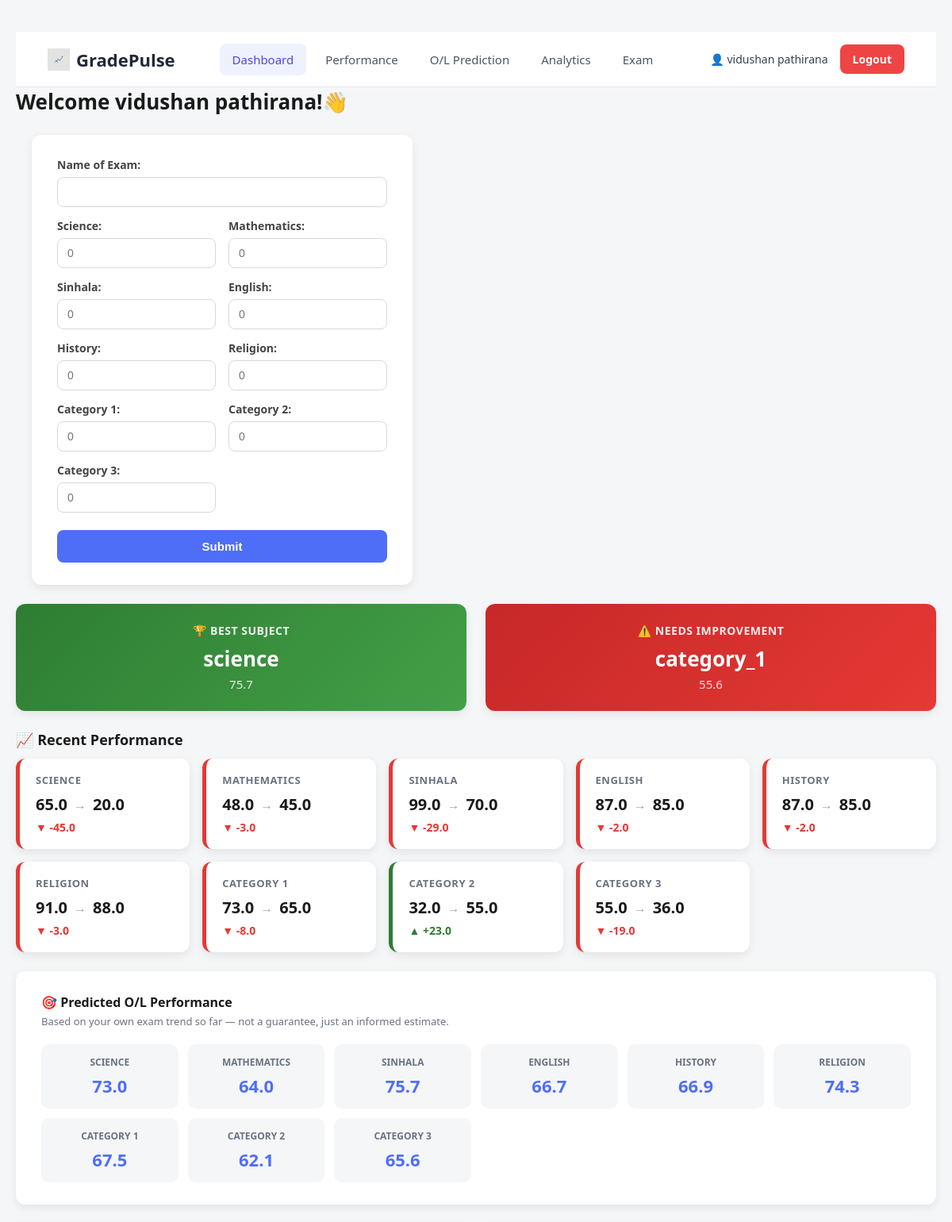
Screenshot of /home (signed in, upper part) with the database file from the repository.
### models.py (models this page shows, shortened)
class Marks(db.Model):
    __tablename__ = "marks"
    id = db.Column(db.Integer, primary_key=True)
    exam_id = db.Column(db.Integer, db.ForeignKey("exams.id"), nullable=False)
    subject = db.Column(db.String(50), nullable=False)
    score = db.Column(db.Float, nullable=False)

class Prediction(db.Model):
    __tablename__ = "predictions"
    id = db.Column(db.Integer, primary_key=True)
    student_id = db.Column(db.Integer, db.ForeignKey("students.id"), nullable=False)
    subject = db.Column(db.String(50), nullable=False)
    predicted_score = db.Column(db.Float, nullable=False)
    created_at = db.Column(db.DateTime, default=datetime.utcnow)

### app.py (the view, shortened to what this page needs)
@app.route("/home", methods=['GET', 'POST'])
def home():
    result = None
    card_data = None
    student_id = session.get("student_id")
    if student_id is None:
        return redirect(url_for("login"))
    name = session.get("name")
    subject_names = ["science",
                    "mathematics",
                    "sinhala",
                    "english",
                    "history",
                    "religion",
                    "category_1",
                    "category_2",
                    "category_3"]
    all_student_exam = (
            Exam.query
            .filter_by(student_id=student_id)
            .order_by(Exam.id.asc())
            .all()
        )
    marks_table = []
    for exam in all_student_exam:
        marks_by_subject = {m.subject: m.score for m in exam.marks}
        row = {"exam_name" : exam.exam_name,
               "exam_date" : exam.exam_date}
        for subject in subject_names:
            row[subject] = marks_by_subject.get(subject)
        marks_table.append(row)
    recent_exams = (
        Exam.query
        .filter_by(student_id=student_id)
        .order_by(Exam.id.desc())
        .limit(5)
        .all()
    )
    recent_exams.reverse()
    line_labels = [exam.exam_name for exam in recent_exams]
    line_data = {subject: [] for subject in subject_names}
    for exam in recent_exams:
        marks_by_subject = {m.subject: m.score for m in exam.marks}
        for subject in subject_names:
            line_data[subject].append(marks_by_subject.get(subject))
    radar_data = []
    for subject in subject_names:
        avg_score = (
            db.session.query(func.avg(Marks.score))
            .join(Exam)
            .filter(Exam.student_id == student_id,
                       Marks.subject == subject
                       )
            .scalar()
        )
        radar_data.append(round(avg_score, 1) if avg_score is not None else 0)
    improvement_data = {}
    if len(recent_exams) >= 2:
        previous_exam = recent_exams[-2]
        latest_exam = recent_exams[-1]
        previous_marks = {mark.subject: mark.score for mark in previous_exam.marks}
        latest_marks = {mark.subject: mark.score for mark in latest_exam.marks}
        for subject in subject_names:
            previous_score = previous_marks.get(subject)
            latest_score = latest_marks.get(subject)
            if previous_score is not None and latest_score is not None:
                improvement = latest_score - previous_score
                improvement_data[subject] = {
                    "previous" : previous_score,
                    "latest" : latest_score,
                    "improvement" : improvement
                }
    all_exams = (
        Exam.query
        .filter_by(student_id=student_id)
        .order_by(Exam.id.asc())
        .all()
    )
    prediction_data = {}
    if len(all_exams) >= 2:
        for subject in subject_names:
            scores = []
            for exam in all_exams:
                mark = next((m.score for m in exam.marks if m.subject == subject), None)
                if mark is not None:
                    scores.append(mark)
            if len(scores) >= 2:
                predicted_score = predict_subject(scores)
                prediction_data[subject] = predicted_score
                existing_prediction = Prediction.query.filter_by(
                    student_id=student_id,
                    subject=subject
                ).first()
                if existing_prediction:
                    existing_prediction.predicted_score = predicted_score
                    existing_prediction.created_at = datetime.utcnow()
                else:
                    db.session.add(Prediction(
                        student_id=student_id,
                        subject=subject,
                        predicted_score=predicted_score
                    ))
    db.session.commit()
    if any(score > 0 for score in radar_data):
        best_index = radar_data.index(max(radar_data))
        weakest_index = radar_data.index(min(radar_data))
        card_data = {
            "best_subject" : subject_names[best_index],
            "best_score" : radar_data[best_index],
            "weakest_subject" : subject_names[weakest_index],
            "weakest_score" : radar_data[weakest_index]
        }
    chart_data = {
        "line_labels" : line_labels,
        "line_data" : line_data,
        "radar_labels" : subject_names,
        "radar_data" : radar_data
    }
    return render_template("index.html",
                           result=result,
                           card_data=card_data,
                           name=name,
                           chart_data=chart_data,
                           improvement_data=improvement_data,
                           prediction_data=prediction_data,
                           marks_table=marks_table)

### predict.py (called while the page is built)
def predict_subject(scores):
    if not scores:
        return None
    if len(scores) == 1:
        return round(scores[0], 1)
    x = np.arange(len(scores))
    weights = np.linspace(1, 2, len(scores))
    weighted_avg = np.average(scores, weights=weights)
    slope, intercept = np.polyfit(x, scores, 1)
    trend_prediction = slope * len(scores) + intercept
    predicted = 0.6 * weighted_avg + 0.4 * trend_prediction
    return round(max(0, min(100, predicted)), 1)

### templates/index.html (shortened to what this page needs)
<!DOCTYPE html>
<html lang="en">
<head>
    <link rel="stylesheet" href="{{ url_for('static', filename='style.css') }}">
    <link rel="stylesheet" href="{{ url_for('static', filename='responsive.css') }}">
</head>
<body>
    <nav class="navbar">
        <a href="{{ url_for('home') }}" class="brand">
            <img src="{{ url_for('static', filename='favicon.png') }}" alt="GradePulse logo" class="brand-icon">
            <span>GradePulse</span>
        </a>
        <div class="nav-links">
            <a href="{{ url_for('home') }}" class="nav-link active">Dashboard</a>
            <a href="#insight-section" class="nav-link">Performance</a>
            <a href="#prediction-section" class="nav-link">O/L Prediction</a>
            <a href="#charts-section" class="nav-link">Analytics</a>
            <a href="#marks-table-section" class="nav-link">Exam</a>
        </div>
        <div class="nav-user">
            <span class="username"> 👤 {{ name }}</span>
            <a href="{{ url_for('logout') }}" class="logout-btn">Logout</a>
        </div>
    </nav>
    <h1>Welcome {{ name }}!👋</h1>
    <div class="dashboard-top">
        <div class="form">
            <form method="POST">
                <p>
                <label for="exam_name">Name of Exam:</label>
                <input type="text" id='exam_name' name="exam_name"><br>
                </p>
                <p>
                <label for="science">Science: </label>
                <input type="number" id="science" name="science" placeholder="0" min="0" max="100" required><br>
                </p>
                <p>
                <label for="math">Mathematics: </label>
                <input type="number" id="math" name="math" placeholder="0" min="0" max="100" required><br>
                </p>
                <p>
                <label for="sinhala">Sinhala: </label>
                <input type="number" id="sinhala" name="sinhala" placeholder="0" min="0" max="100"required><br>
                </p>
                <p>
                <label for="english">English: </label>
                <input type="number" id="english" name="english" placeholder="0" min="0" max="100" required><br>
                </p>
                <p>
                <label for="history">History: </label>
                <input type="number" id="history" name="history" placeholder="0" min="0" max="100" required><br>
                </p>
                <p>
                <label for="religion">Religion: </label>
                <input type="number" id="religion" name="religion" placeholder="0" min="0" max="100" required><br>
                </p>
                <p>
                <label for="category_1">Category 1: </label>
                <input type="number" id="category_1" name="category_1" placeholder="0" min="0" max="100" required><br>
                </p>
                <p>
                <label for="category_2">Category 2: </label>
                <input type="number" id="category_2" name="category_2" placeholder="0" min="0" max="100" required><br>
                </p>
                <p>
                <label for="category_3">Category 3: </label>
                <input type="number" id="category_3" name="category_3" placeholder="0" min="0" max="100" required><br>
                </p>
                <button type="submit">Submit</button>
            </form>
        </div>
    </div>
    {% if card_data %}
    <div class="insight-section" id="insight-section">
        <div class="insight-card insight-best">
            <div class="insight-label">🏆 Best Subject</div>
            <div class="insight-subject">{{ card_data.best_subject }}</div>
            <div class="insight-score">{{ card_data.best_score }}</div>
        </div>
        <div class="insight-card insight-weak">
            <div class="insight-label">⚠️ Needs Improvement</div>
            <div class="insight-subject">{{ card_data.weakest_subject }}</div>
            <div class="insight-score">{{ card_data.weakest_score }}</div>
        </div>
    </div>
    {% endif %}
    {% if improvement_data %}
    <div class="improvement-section">
        <h4 class="improvement-title">📈 Recent Performance</h4>
        <div class="improvement-grid">
            {% for subject, data in improvement_data.items() %}
            <div class="improvement-card {% if data.improvement > 0 %}improvement-up{% elif data.improvement < 0 %}improvement-down{% else %}improvement-flat{% endif %}">
                <div class="improvement-subject">{{ subject.replace('_', ' ').title() }}</div>
                <div class="improvement-scores">
                    <span>{{ data.previous }}</span>
                    <span class="improvement-arrow">→</span>
                    <span>{{ data.latest }}</span>
                </div>
                <div class="improvement-delta">
                    {% if data.improvement > 0 %}▲ +{{ data.improvement }}
                    {% elif data.improvement < 0 %}▼ {{ data.improvement }}
                    {% else %}— No change{% endif %}
                </div>
            </div>
            {% endfor %}
        </div>
    </div>
    {% endif %}
    {% if prediction_data %}
    <div class="prediction-section" id="prediction-section">
        <div class="prediction-header">
            <h4>🎯<b> Predicted O/L Performance </b> </h4>
            <p class="prediction-disclaimer">
                Based on your own exam trend so far — not a guarantee, just an informed estimate.
            </p>
        </div>
        <div class="prediction-grid">
            {% for subject, score in prediction_data.items() %}
            <div class="prediction-card">
                <div class="prediction-subject">{{ subject.replace('_', ' ').title() }}</div>
                <div class="prediction-score">{{ score }}</div>
            </div>
            {% endfor %}
        </div>
    </div>
    {% elif result %}
    <div class="prediction-section prediction-empty">
        <p>📊 Submit at least 2 exams to unlock O/L predictions for each subject.</p>
    </div>
    {% endif %}
</body>
</html>

### rows the page displays
Marks: previous "65.0"
Marks: latest "20.0"
Marks: previous "48.0"
Marks: latest "45.0"
Marks: previous "99.0"
Marks: latest "70.0"
Marks: previous "87.0"
Marks: latest "85.0"
Marks: previous "87.0"
Marks: latest "85.0"
Marks: previous "91.0"
Marks: latest "88.0"
Marks: previous "73.0"
Marks: latest "65.0"
Marks: previous "32.0"
Marks: latest "55.0"
Marks: previous "55.0"
Marks: latest "36.0"
Prediction: replace "SCIENCE", predicted_score "73.0"
Prediction: replace "MATHEMATICS", predicted_score "64.0"
Prediction: replace "SINHALA", predicted_score "75.7"
Prediction: replace "ENGLISH", predicted_score "66.7"
Prediction: replace "HISTORY", predicted_score "66.9"
Prediction: replace "RELIGION", predicted_score "74.3"

### other values shown
{{ name }} "vidushan pathirana"
{{ card_data.best_subject }} "science"
{{ card_data.best_score }} "75.7"
{{ card_data.weakest_subject }} "category_1"
{{ card_data.weakest_score }} "55.6"
{{ subject.replace('_', ' ').title() }} "SCIENCE" "MATHEMATICS" "SINHALA" "ENGLISH" "HISTORY" "RELIGION" "CATEGORY 1" "CATEGORY 2" "CATEGORY 3"
{{ data.improvement }} "-45.0" "-3.0" "-29.0" "-2.0" "-2.0" "-3.0" "-8.0" "-19.0"
{{ data.improvement }} "23.0"
{{ subject.replace('_', ' ').title() }} "CATEGORY 1" "CATEGORY 2" "CATEGORY 3"
{{ score }} "67.5" "62.1" "65.6"
